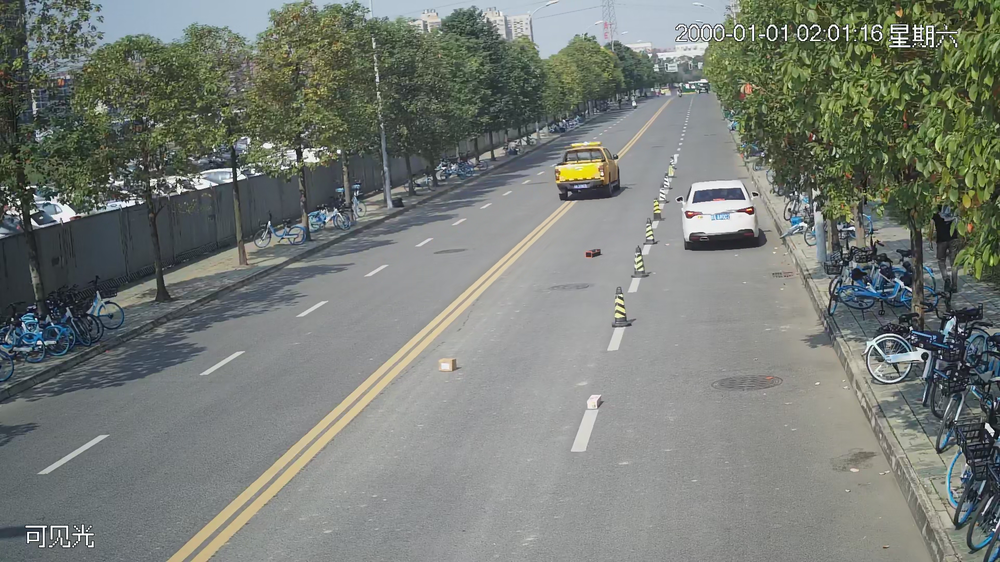
#> input picture 15432-0002.png, 1000 x 562 px, shrunk from 1920 x 1080 before the run, given in place of 15432-0002.jpg, which was not available
$ python huadong_window.py
#> lines starting #> are read from the running program, lines starting #| are printed output that depends on the picture; pictures that were not available may be replaced by others from this repository, and a replacement may not be noted
from PIL import Image
from scipy.signal import convolve2d
import numpy as np

# 读取图片
img1 = Image.open("/Users/sonny_he/Desktop/opencv_learning/15432-0002.jpg")
#> img1 is the input picture: PIL image 1000x562 RGB; mean R, G, B 119.1, 124.3, 118
img2 = Image.open("/Users/sonny_he/Desktop/opencv_learning/15432-0003.png")
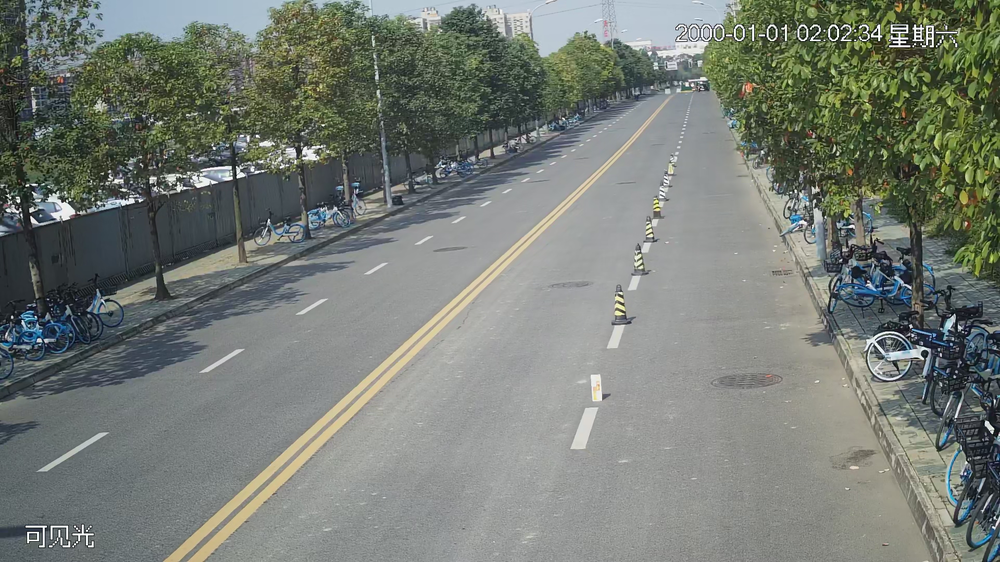
#> input picture 15432-0003.png, 1000 x 562 px, shrunk from 1920 x 1080 before the run, found by its file name
#> img2 is the input picture: PIL image 1000x562 RGB; mean R, G, B 118.6, 124.4, 117.1

# 将图片转换为灰度图像
img1_gray = img1.convert('L')
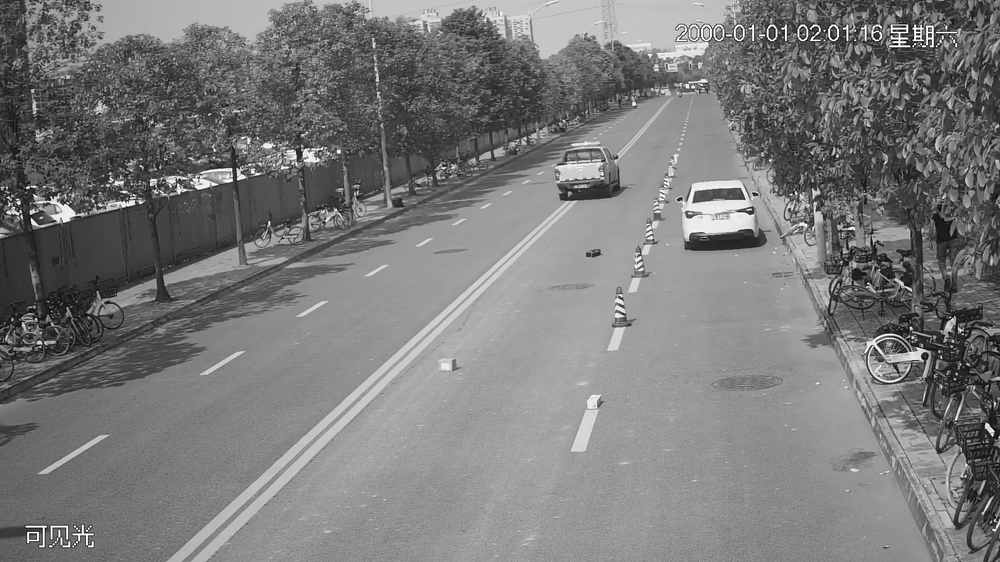
#> img1_gray: PIL image 1000x562 L; min 0, max 255, mean 122
img2_gray = img2.convert('L')
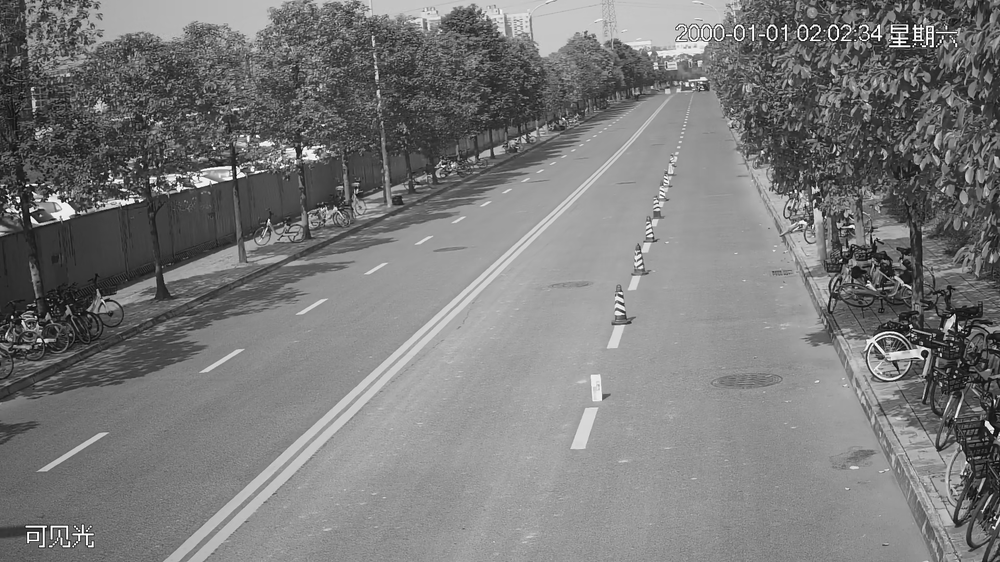
#> img2_gray: PIL image 1000x562 L; min 0, max 255, mean 121.8

# 将图像转换为numpy数组
arr1 = np.array(img1_gray)
arr2 = np.array(img2_gray)

# 定义卷积核
kernel = np.array([
    [0, -1, 0],
    [-1, 5, -1],
    [0, -1, 0]
])

# 使用卷积核对两张图片进行卷积运算，得到两张图片的区别
result = np.abs(convolve2d(arr1, kernel) - convolve2d(arr2, kernel))
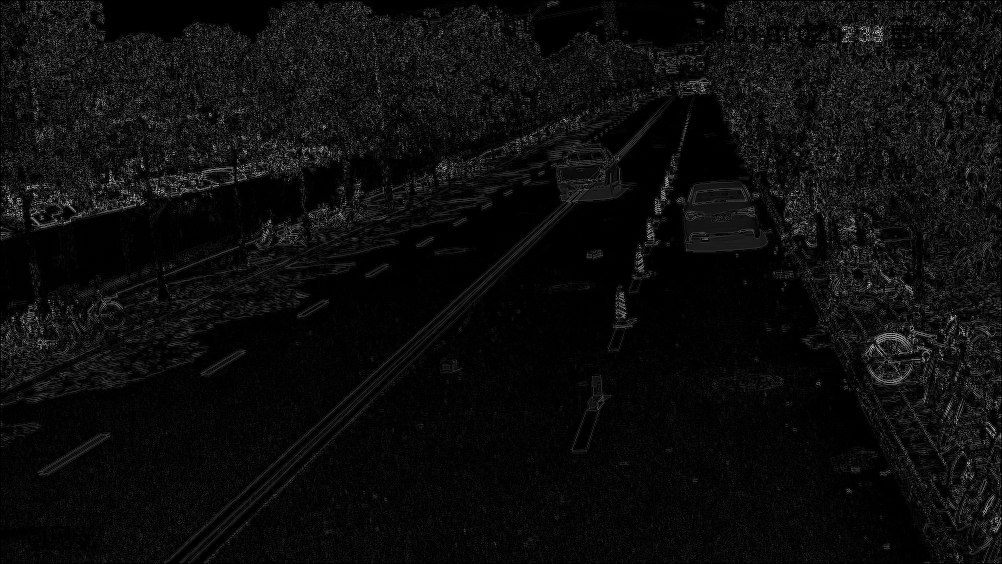
#> result: shape (564, 1002) int64; min 0, max 1022, mean 53.1; drawn with min black and max white

# 将结果转换为PIL Image对象，并保存为图片
result_img = Image.fromarray(result.astype('uint8'))
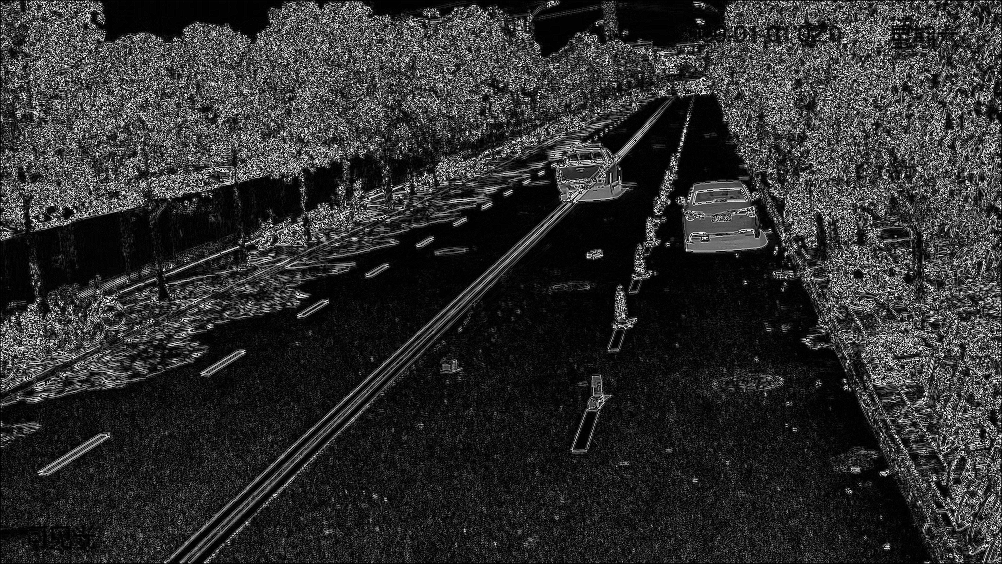
#> result_img: PIL image 1002x564 L; min 0, max 255, mean 46.4

result_img.save('result.png')
